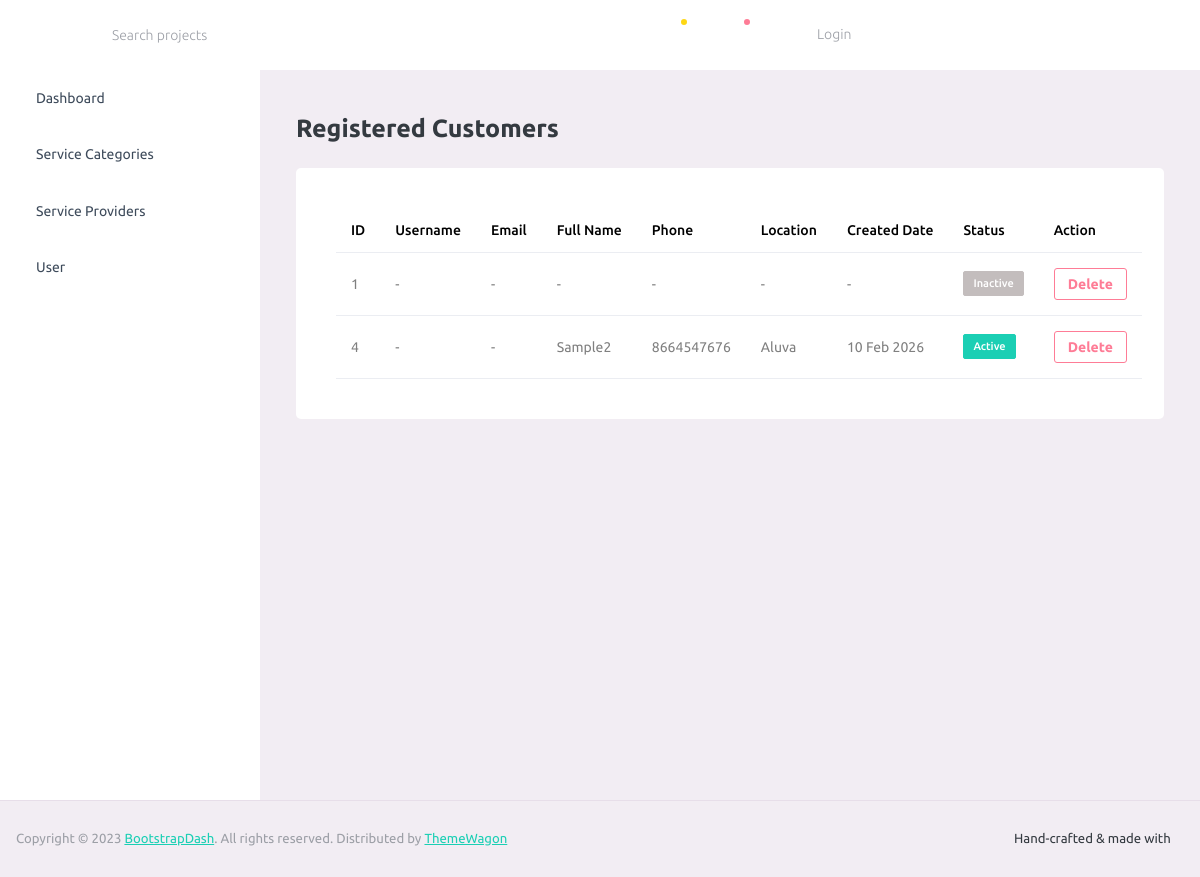
The app's page /FixPointAdmin/customers_details/, older data.
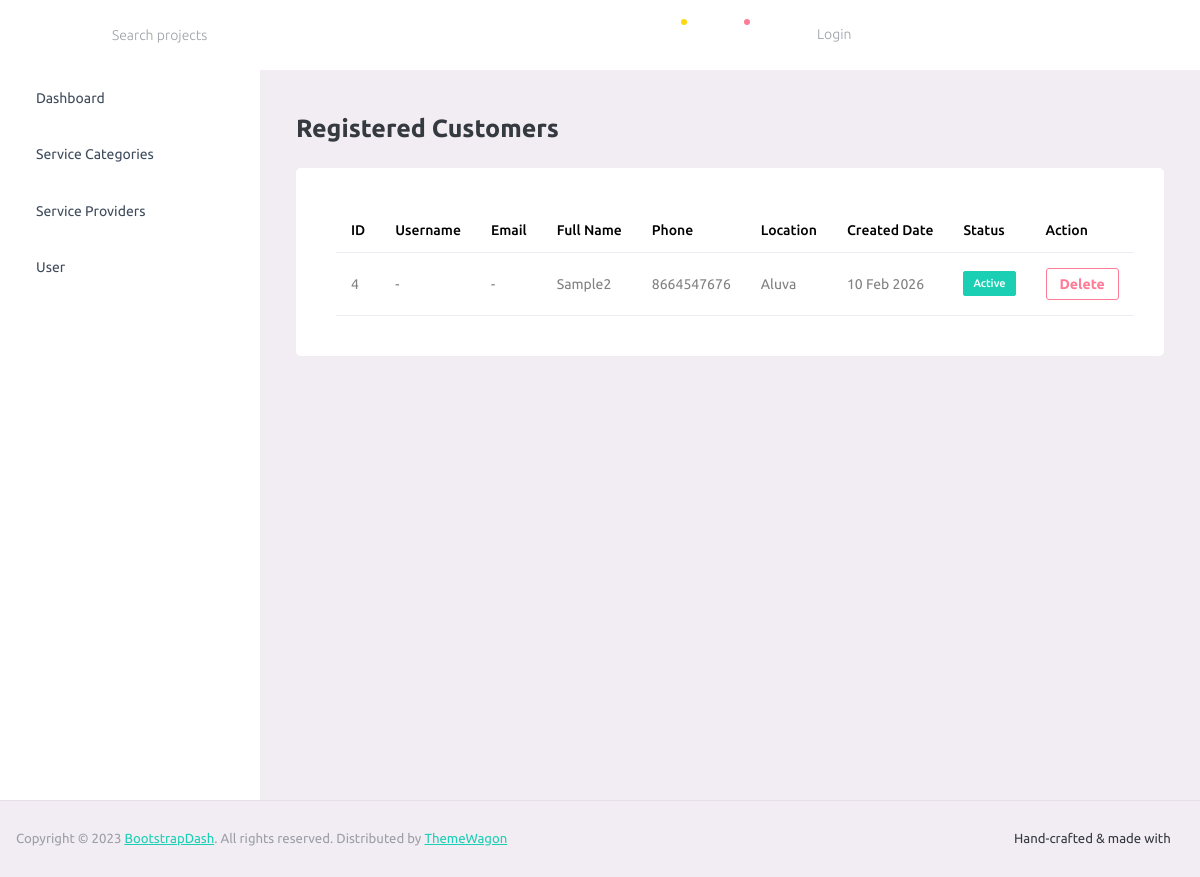
The same page, newer data.
### UserApp/models.py (models this page shows, shortened)
class UserDb(models.Model):
    ROLE_CHOICES = (
        ('SERVICE_PROVIDER', 'Service Provider'),
        ('CUSTOMER', 'Customer'),
    )
    user = models.OneToOneField(
        User,
        on_delete=models.CASCADE,
        related_name="profile"
    )
    user_role = models.CharField(
        max_length=20,
        choices=ROLE_CHOICES
    )
    is_approved = models.BooleanField(default=False)

class CustomerProfileDb(models.Model):
    user = models.OneToOneField(UserDb, on_delete=models.CASCADE)
    full_name = models.CharField(max_length=150)
    phone_number = models.CharField(max_length=15, null=True, blank=True)
    location = models.CharField(max_length=150)
    latitude = models.DecimalField(
        max_digits=9,
        decimal_places=6,
        null=True,
        blank=True
    )
    longitude = models.DecimalField(
        max_digits=9,
        decimal_places=6,
        null=True,
        blank=True
    )
    created_at = models.DateTimeField(auto_now_add=True)
    rejection_reason = models.TextField(blank=True, null=True)

### AdminApp/views.py (the view)
# urls.py: path("customers_details/",views.customers_details,name="customers_details"),
def customers_details(request):
    customers = UserDb.objects.filter(
        user_role='CUSTOMER'
    ).select_related('customerprofiledb')
    context = {
        "customers": customers
    }
    return render(request, "customers-details.html",context )

### AdminApp/templates/customers-details.html (shortened to what this page needs)
{% extends 'base.html' %}
{% load static %}
{% block content %}
<div class="content-wrapper">
    <div class="row">
        <div class="col-12">
            <h3 class="mb-4 font-weight-bold">Registered Customers</h3>
        </div>
    </div>
    <div class="card">
        <div class="card-body">
            <table class="table table-hover">
                <thead>
                    <tr>
                        <th>ID</th>
                        <th>Username</th>
                        <th>Email</th>
                        <th>Full Name</th>
                        <th>Phone</th>
                        <th>Location</th>
                        <th>Created Date</th>
                        <th>Status</th>
                        <th>Action</th>
                    </tr>
                </thead>
                <tbody>
                    {% for user in customers %}
                    <tr>
                        <td>{{ user.id }}</td>
                        <td>{{ user.username|default:"-" }}</td>
                        <td>{{ user.email|default:"-" }}</td>
                        <td>
                            {% if user.customerprofiledb %}
                            {{ user.customerprofiledb.full_name|default:"-" }}
                            {% else %}
                            -
                            {% endif %}
                        </td>
                        <td>
                            {% if user.customerprofiledb %}
                            {{ user.customerprofiledb.phone_number|default:"-" }}
                            {% else %}
                            -
                            {% endif %}
                        </td>
                        <td>
                            {% if user.customerprofiledb %}
                            {{ user.customerprofiledb.location|default:"-" }}
                            {% else %}
                            -
                            {% endif %}
                        </td>
                        <td>
                            {% if user.customerprofiledb and user.customerprofiledb.created_at %}
                            {{ user.customerprofiledb.created_at|date:"d M Y" }}
                            {% else %}
                            -
                            {% endif %}
                        </td>
                        <td>
                            {% if user.is_approved %}
                            <span class="badge badge-success">Active</span>
                            {% else %}
                            <span class="badge badge-secondary">Inactive</span>
                            {% endif %}
                        </td>
                        <td>
                            <a href="{% url 'delete_user' user.id %}" class="btn btn-sm btn-outline-danger"
                                onclick="return confirm('Are you sure you want to delete this customer? This action cannot be undone.');">
                                Delete
                            </a>
                        </td>
                    </tr>
                    {% endfor %}
                </tbody>
            </table>
        </div>
    </div>
</div>
{% endblock %}

### AdminApp/templates/base.html (shortened to what this page needs)
<!DOCTYPE html>
{% load static %}
<html lang="en">
<head>
    <link rel="stylesheet" href="{% static 'admin_app_assets/vendors/mdi/css/materialdesignicons.min.css' %}">
    <link rel="stylesheet" href="{% static 'admin_app_assets/vendors/ti-icons/css/themify-icons.css' %}">
    <link rel="stylesheet" href="{% static 'admin_app_assets/vendors/css/vendor.bundle.base.css' %}">
    <link rel="stylesheet" href="{% static 'admin_app_assets/vendors/font-awesome/css/font-awesome.min.css' %}">
    <link rel="stylesheet" href="{% static 'admin_app_assets/vendors/font-awesome/css/font-awesome.min.css' %}">
    <link rel="stylesheet"
        href="{% static 'admin_app_assets/vendors/bootstrap-datepicker/bootstrap-datepicker.min.css' %}">
    <link rel="stylesheet" href="{% static 'admin_app_assets/css/style.css' %}">
</head>
<body>
    <div class="container-scroller">
        <nav class="navbar default-layout-navbar col-lg-12 col-12 p-0 fixed-top d-flex flex-row">
            <div class="navbar-menu-wrapper d-flex align-items-stretch">
                <button class="navbar-toggler navbar-toggler align-self-center" type="button" data-toggle="minimize">
                    <span class="mdi mdi-menu"></span>
                </button>
                <div class="search-field d-none d-md-block">
                    <form class="d-flex align-items-center h-100" action="#">
                        <div class="input-group">
                            <div class="input-group-prepend bg-transparent">
                                <i class="input-group-text border-0 mdi mdi-magnify"></i>
                            </div>
                            <input type="text" class="form-control bg-transparent border-0"
                                placeholder="Search projects">
                        </div>
                    </form>
                </div>
                <ul class="navbar-nav navbar-nav-right">
                    <li class="nav-item d-none d-lg-block full-screen-link">
                        <a class="nav-link">
                            <i class="mdi mdi-fullscreen" id="fullscreen-button"></i>
                        </a>
                    </li>
                    <li class="nav-item dropdown">
                        <a class="nav-link count-indicator dropdown-toggle" id="messageDropdown" href="#"
                            data-bs-toggle="dropdown" aria-expanded="false">
                            <i class="mdi mdi-email-outline"></i>
                            <span class="count-symbol bg-warning"></span>
                        </a>
                    </li>
                    <li class="nav-item dropdown">
                        <a class="nav-link count-indicator dropdown-toggle" id="notificationDropdown" href="#"
                            data-bs-toggle="dropdown">
                            <i class="mdi mdi-bell-outline"></i>
                            <span class="count-symbol bg-danger"></span>
                        </a>
                    </li>
                    {% if request.user.is_authenticated and request.user.is_superuser %}
                    <li class="nav-item nav-profile dropdown">
                        <a class="nav-link dropdown-toggle" id="profileDropdown" href="#" data-bs-toggle="dropdown"
                            aria-expanded="false">
                            <i class="mdi mdi-account-circle mdi-24px"></i>
                            <span class="ms-2">{{ request.user.username }}</span>
                        </a>
                        <div class="dropdown-menu dropdown-menu-end navbar-dropdown" aria-labelledby="profileDropdown">
                            <span class="dropdown-item-text">
                                <strong>{{ request.user.username }}</strong><br>
                                {{ request.user.email }}
                            </span>
                            <div class="dropdown-divider"></div>
                            <a class="dropdown-item" href="{% url 'admin_logout' %}">
                                <i class="mdi mdi-logout me-2 text-danger"></i> Logout
                            </a>
                        </div>
                    </li>
                    {% else %}
                    <li class="nav-item">
                        <a class="nav-link" href="{% url 'admin_login' %}">
                            <i class="mdi mdi-login"></i>
                            <span class="ms-1">Login</span>
                        </a>
                    </li>
                    {% endif %}
                    <li class="nav-item nav-settings d-none d-lg-block">
                        <a class="nav-link" href="#">
                            <i class="mdi mdi-format-line-spacing"></i>
                        </a>
                    </li>
                </ul>
            </div>
        </nav>
        <div class="container-fluid page-body-wrapper">
            <nav class="sidebar sidebar-offcanvas" id="sidebar">
                <ul class="nav">
                    <li class="nav-item">
                        <a class="nav-link" href="{% url 'dashboard' %}">
                            <span class="menu-title">Dashboard</span>
                            <i class="mdi mdi-home menu-icon"></i>
                        </a>
                    </li>
                    <li class="nav-item">
                        <a class="nav-link" data-bs-toggle="collapse" href="#category-dropdown" aria-expanded="false"
                            aria-controls="ui-basic">
                            <span class="menu-title">Service Categories</span>
                            <i class="menu-arrow"></i>
                            <i class="mdi mdi-account-wrench menu-icon"></i>
                        </a>
                    </li>
                    <li class="nav-item">
                        <a class="nav-link" data-bs-toggle="collapse" href="#provider-dropdown" aria-expanded="false"
                            aria-controls="provider-dropdown">
                            <span class="menu-title">Service Providers</span>
                            <i class="menu-arrow"></i>
                            <i class="mdi mdi-account-group menu-icon"></i>
                        </a>
                    </li>
                    <li class="nav-item">
                        <a class="nav-link" data-bs-toggle="collapse" href="#user-dropdown" aria-expanded="false"
                            aria-controls="provider-dropdown">
                            <span class="menu-title">User</span>
                            <i class="menu-arrow"></i>
                            <i class="mdi mdi-account-group menu-icon"></i>
                        </a>
                    </li>
                </ul>
            </nav>
            <div class="main-panel">
                {% block content %}
                {% endblock %}
            </div>
        </div>
        <footer class="footer">
            <div class="d-sm-flex justify-content-center justify-content-sm-between">
                <span class="text-muted text-center text-sm-left d-block d-sm-inline-block">Copyright © 2023 <a
                        href="https://www.bootstrapdash.com/" target="_blank">BootstrapDash</a>. All rights reserved.
                    Distributed by <a href="http://themewagon.com" target="_blank">ThemeWagon</a></span>
                <span class="float-none float-sm-right d-block mt-1 mt-sm-0 text-center">Hand-crafted & made with <i
                        class="mdi mdi-heart text-danger"></i></span>
            </div>
        </footer>
    </div>
</body>
</html>

Row changes from the older to the newer data that the page shows:
removed UserDb: id "1", username "-", email "-", is_approved "Inactive"
